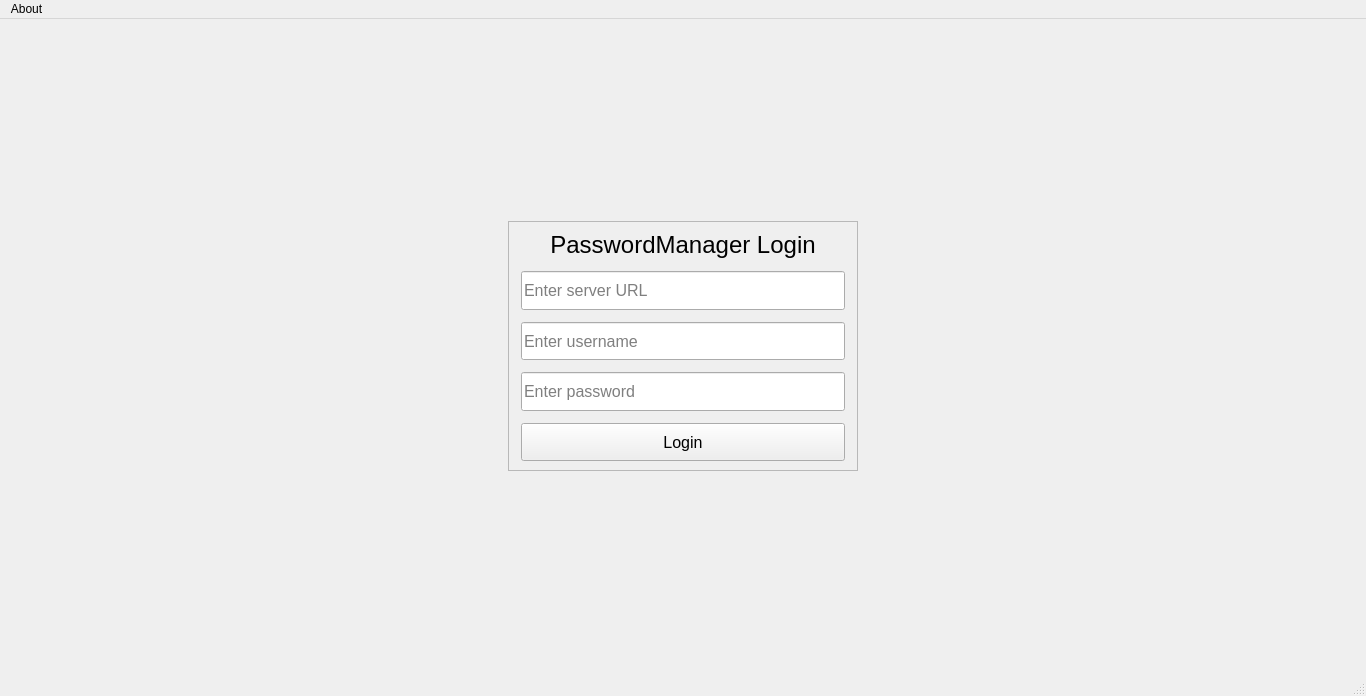
<?xml version="1.0" encoding="UTF-8"?>
<ui version="4.0">
 <class>MainWindow</class>
 <widget class="QMainWindow" name="MainWindow">
  <property name="geometry">
   <rect>
    <x>0</x>
    <y>0</y>
    <width>1366</width>
    <height>696</height>
   </rect>
  </property>
  <property name="windowTitle">
   <string>PasswordManager - Client</string>
  </property>
  <widget class="QWidget" name="centralwidget">
   <layout class="QVBoxLayout" name="verticalLayout">
    <item>
     <widget class="QStackedWidget" name="mainStackedWidget">
      <widget class="QWidget" name="loginPage">
       <layout class="QVBoxLayout" name="verticalLayout_2">
        <item alignment="Qt::AlignmentFlag::AlignHCenter|Qt::AlignmentFlag::AlignVCenter">
         <widget class="QFrame" name="mainLoginFrame">
          <property name="minimumSize">
           <size>
            <width>350</width>
            <height>250</height>
           </size>
          </property>
          <property name="frameShape">
           <enum>QFrame::Shape::StyledPanel</enum>
          </property>
          <property name="frameShadow">
           <enum>QFrame::Shadow::Raised</enum>
          </property>
          <layout class="QVBoxLayout" name="verticalLayout_3">
           <property name="spacing">
            <number>12</number>
           </property>
           <property name="leftMargin">
            <number>12</number>
           </property>
           <property name="rightMargin">
            <number>12</number>
           </property>
           <item>
            <widget class="QLabel" name="loginLabel">
             <property name="sizePolicy">
              <sizepolicy hsizetype="Preferred" vsizetype="Maximum">
               <horstretch>0</horstretch>
               <verstretch>0</verstretch>
              </sizepolicy>
             </property>
             <property name="font">
              <font>
               <pointsize>18</pointsize>
              </font>
             </property>
             <property name="text">
              <string>PasswordManager Login</string>
             </property>
             <property name="alignment">
              <set>Qt::AlignmentFlag::AlignCenter</set>
             </property>
            </widget>
           </item>
           <item>
            <widget class="QLineEdit" name="serverURILineEdit">
             <property name="sizePolicy">
              <sizepolicy hsizetype="Expanding" vsizetype="Minimum">
               <horstretch>0</horstretch>
               <verstretch>0</verstretch>
              </sizepolicy>
             </property>
             <property name="font">
              <font>
               <pointsize>12</pointsize>
              </font>
             </property>
             <property name="placeholderText">
              <string>Enter server URL</string>
             </property>
            </widget>
           </item>
           <item>
            <widget class="QLineEdit" name="usernameLineEdit">
             <property name="sizePolicy">
              <sizepolicy hsizetype="Expanding" vsizetype="Minimum">
               <horstretch>0</horstretch>
               <verstretch>0</verstretch>
              </sizepolicy>
             </property>
             <property name="font">
              <font>
               <pointsize>12</pointsize>
              </font>
             </property>
             <property name="placeholderText">
              <string>Enter username</string>
             </property>
            </widget>
           </item>
           <item>
            <widget class="QLineEdit" name="passwordLineEdit">
             <property name="sizePolicy">
              <sizepolicy hsizetype="Expanding" vsizetype="Minimum">
               <horstretch>0</horstretch>
               <verstretch>0</verstretch>
              </sizepolicy>
             </property>
             <property name="font">
              <font>
               <pointsize>12</pointsize>
              </font>
             </property>
             <property name="echoMode">
              <enum>QLineEdit::EchoMode::Password</enum>
             </property>
             <property name="placeholderText">
              <string>Enter password</string>
             </property>
            </widget>
           </item>
           <item>
            <widget class="QPushButton" name="loginButton">
             <property name="sizePolicy">
              <sizepolicy hsizetype="Minimum" vsizetype="Minimum">
               <horstretch>0</horstretch>
               <verstretch>0</verstretch>
              </sizepolicy>
             </property>
             <property name="font">
              <font>
               <pointsize>12</pointsize>
              </font>
             </property>
             <property name="text">
              <string>Login</string>
             </property>
            </widget>
           </item>
          </layout>
         </widget>
        </item>
       </layout>
      </widget>
      <widget class="QWidget" name="page_2"/>
     </widget>
    </item>
   </layout>
  </widget>
  <widget class="QMenuBar" name="menubar">
   <property name="geometry">
    <rect>
     <x>0</x>
     <y>0</y>
     <width>1366</width>
     <height>20</height>
    </rect>
   </property>
   <widget class="QMenu" name="menuAbout">
    <property name="title">
     <string>About</string>
    </property>
    <addaction name="actionSource_Code"/>
   </widget>
   <addaction name="menuAbout"/>
  </widget>
  <widget class="QStatusBar" name="statusbar"/>
  <action name="actionSource_Code">
   <property name="text">
    <string>Source Code</string>
   </property>
  </action>
 </widget>
 <resources/>
 <connections/>
</ui>
